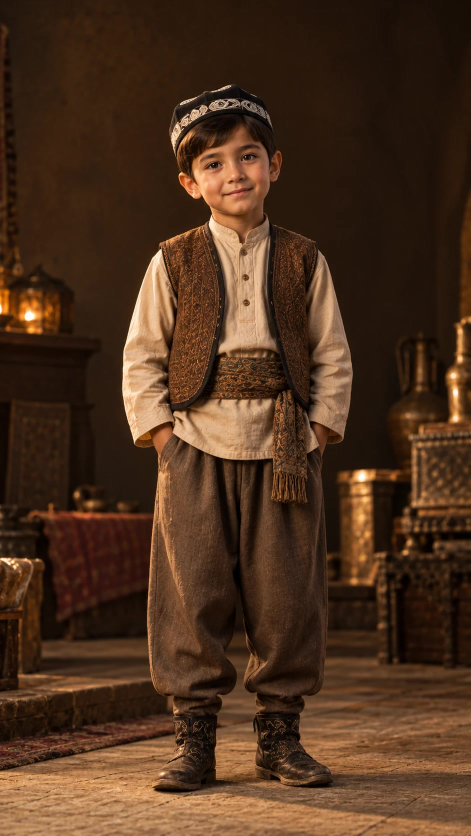
#> input picture video/vaqt/img/ref_aziz.jpg, 941 x 1672 px (shown at 1/2 size)
$ python xotira.py ../img/ref_aziz.jpg ../img/ref_hoji.jpg
#> lines starting #> are read from the running program, lines starting #| are printed output that depends on the picture; after the words box and inside, x2 and y2 are one past the last pixel; in counts of white or black regions, pixels touching at a corner belong together
import cv2, numpy as np, sys, os, subprocess
src, out = sys.argv[1], sys.argv[2]
W,H,F,D=720,1280,30,6.2
im=cv2.resize(cv2.imread(src),(W,H)).astype(np.float32)/255
g=cv2.cvtColor((im*255).astype(np.uint8),cv2.COLOR_BGR2GRAY).astype(np.float32)/255
g=np.clip((g-0.05)*1.25,0,1)**0.9
dark=np.array([10,18,32])/255; gold=np.array([90,200,255])/255; light=np.array([200,240,255])/255
duo=np.where(g[...,None]<0.6, dark+(gold-dark)*(g[...,None]/0.6), gold+(light-gold)*((g[...,None]-0.6)/0.4))*0.85
bl=cv2.GaussianBlur(duo,(0,0),18); duo=duo+np.clip(bl-0.45,0,1)*0.8
#> after `bl = cv2.GaussianBlur(duo, (0, 0), 18)`:
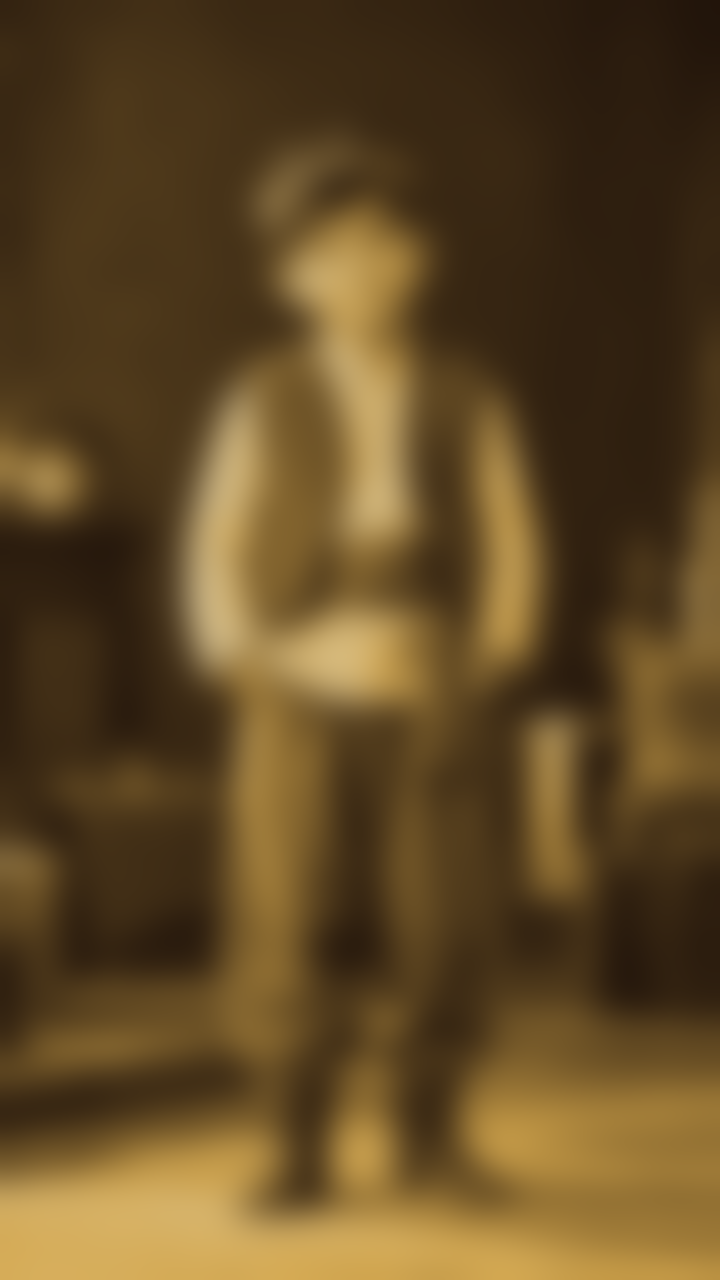
#> bl: shape (1280, 720, 3) float64; mean of channels 0, 1, 2 0.145, 0.289, 0.381; drawn as B, G, R
yy,xx=np.mgrid[:H,:W]; v=1-np.clip(((xx-W/2)/(W*0.75))**2+((yy-H/2)/(H*0.7))**2,0,1); duo*= (0.35+0.65*v[...,None])
# katta konturlar
b=cv2.GaussianBlur((g*255).astype(np.uint8),(0,0),3); e=cv2.Canny(b,30,70)
#> after `b = cv2.GaussianBlur((g * 255).astype(np.uint8), (0, 0), 3)`:
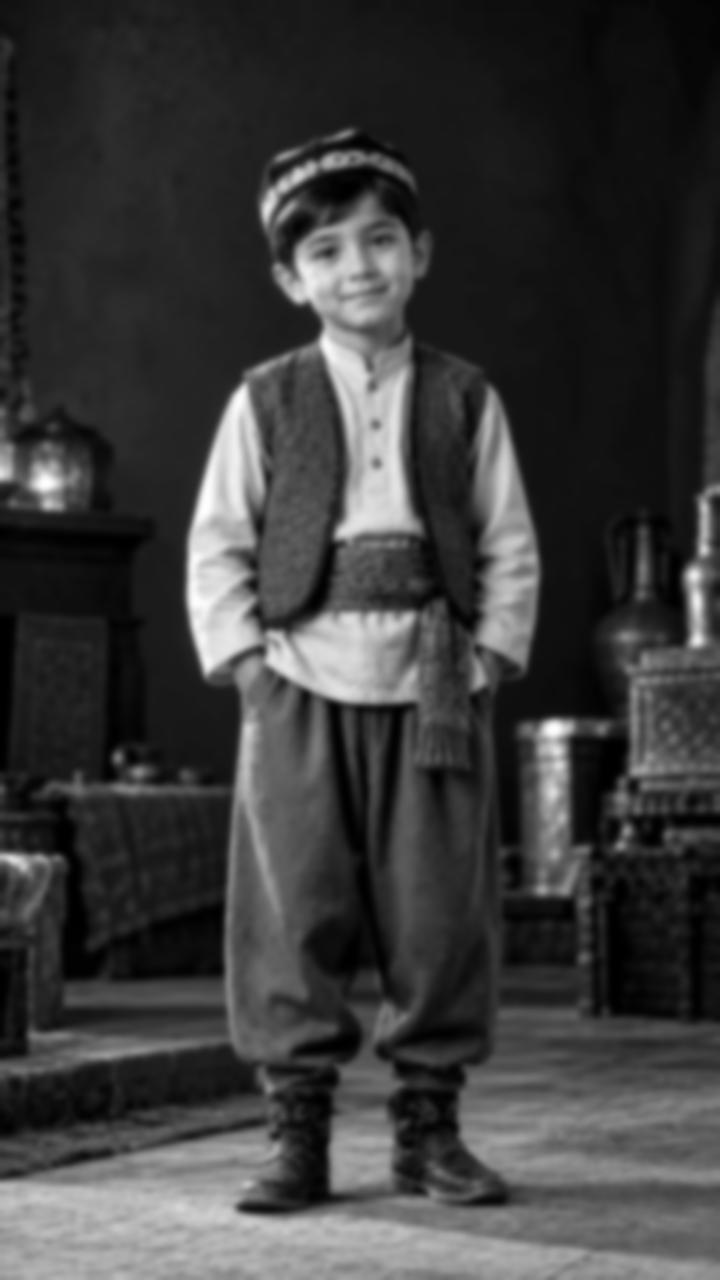
#> b: shape (1280, 720); min 0, max 254, mean 59.7
#> after `e = cv2.Canny(b, 30, 70)`:
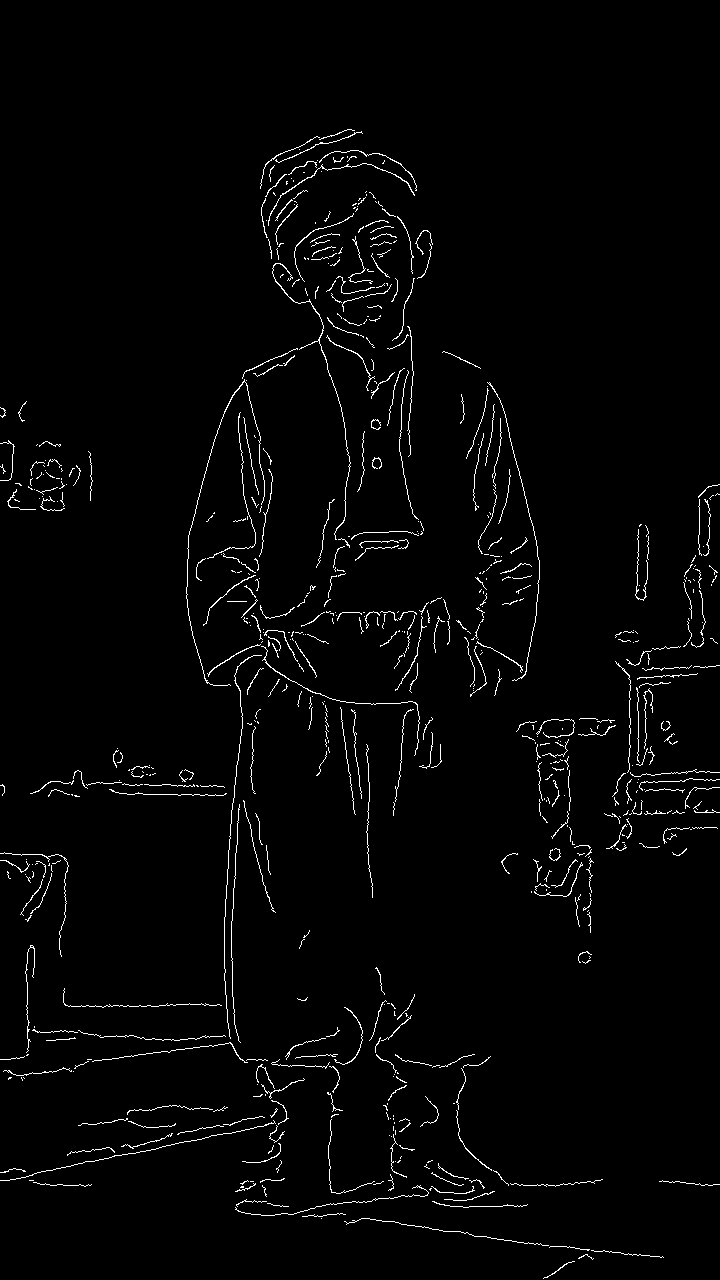
#> e: shape (1280, 720); 2.1% white in thin lines or dots, all inside (x1, y1, x2, y2) = (0, 129, 720, 1279)
n,lab,st,_=cv2.connectedComponentsWithStats(e,8); keep=np.isin(lab,[i for i in range(1,n) if st[i,4]>150]).astype(np.float32)
#> after `n, lab, st, _ = cv2.connectedComponentsWithStats(e, 8)`:
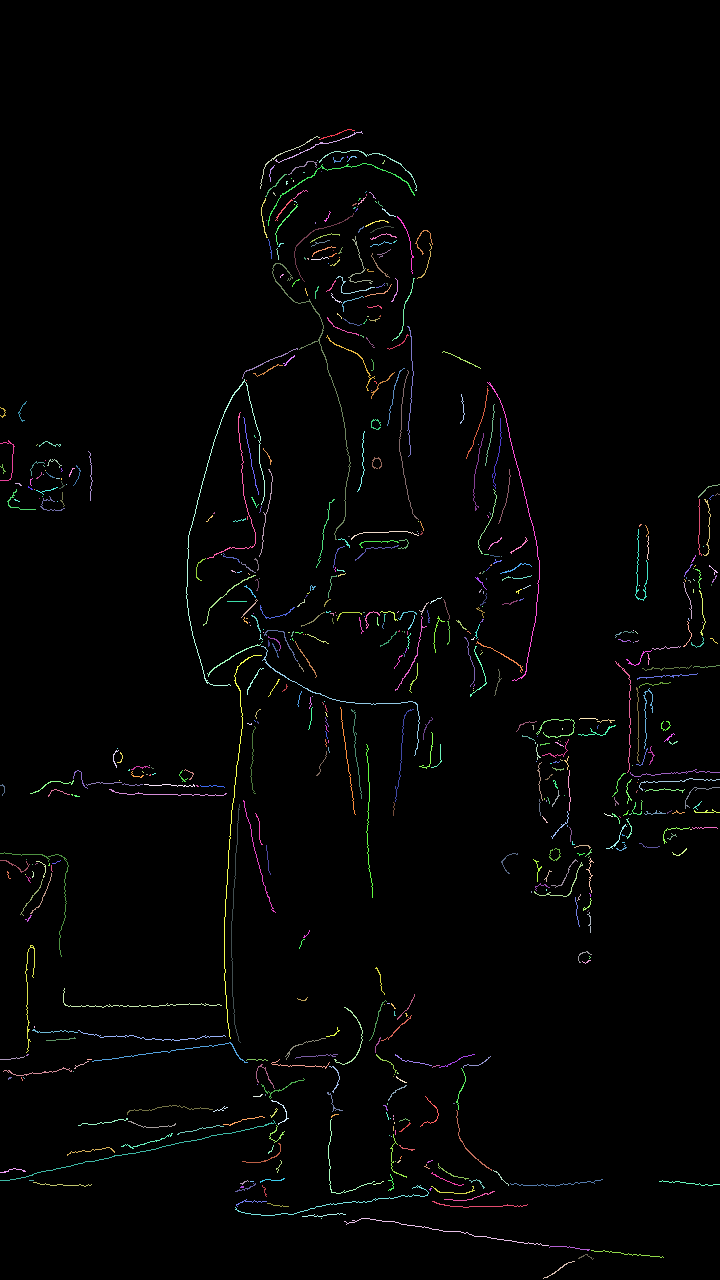
#> lab: shape (1280, 720) int32; 660 distinct labels, from 0 to 659; one colour per label, 0 black
#> after `n, lab, st, _ = cv2.connectedComponentsWithStats(e, 8)`: n = 660; st = 660 rows, first 6: [0, 0, 720, 1280, 902690], [319, 129, 36, 11, 40], [275, 131, 88, 32, 108], [260, 136, 60, 53, 92], [299, 149, 1, 1, 1], [319, 150, 98, 41, 135]
#> after `keep = np.isin(lab, [i for i in range(1, n) if st[i, 4] > 150]).astype`: keep: shape (1280, 720) float32; values 0 (black) and 1 (white), 0.47% white in thin lines or dots, all inside (x1, y1, x2, y2) = (0, 163, 549, 1246)
rng=np.random.default_rng(5)
order=(xx/W*0.5+yy/H*0.5)+rng.random((H,W))*0.08          # chizish tartibi (diagonal)
noise=cv2.GaussianBlur(rng.random((H,W)).astype(np.float32),(0,0),6); noise=(noise-noise.min())/(noise.max()-noise.min())
dis=0.55*noise+0.45*(yy/H)
P=70000
pi=rng.integers(0,H*W,P); py,px=pi//W,pi%W; pc=duo[py,px]; pd=dis[py,px]; pv=rng.random(P)
os.makedirs(out+'_f',exist_ok=True)
E=lambda u: np.clip(u,0,1)**2*(3-2*np.clip(u,0,1))
for k in range(int(D*F)):
    t=k/F; fr=np.zeros((H,W,3),np.float32); fr[:]=dark*0.6
    dr=E(t/1.3)                                   # 0–1.3 s chiziq chiziladi
    lm=keep*(order<dr*1.05)
    ph=E((t-1.0)/1.0)                              # 1–2 s rasm ochiladi
    dz=E((t-3.4)/2.0)                              # 3.4–5.1 s qumga aylanadi
    alive=(dis>dz*1.05).astype(np.float32) if dz>0 else 1
    z=1+0.04*min(t,3.4)/3.4                        # sekin push-in
    M=cv2.getRotationMatrix2D((W/2,H/2),0,z)
    img=cv2.warpAffine(duo,M,(W,H)); lmz=cv2.warpAffine(lm,M,(W,H))
    glow=cv2.GaussianBlur(lmz,(0,0),4)*1.3+cv2.GaussianBlur(lmz,(0,0),12)
    lay=img*ph+lmz[...,None]*light*(1-0.5*ph)+glow[...,None]*gold*(0.9-0.5*ph)
    fr=fr*(1-ph*0) + lay*(alive[...,None] if dz>0 else 1)
    if dz>0:
        go=pd<dz*1.05; tt=np.clip((t-3.4)-pd*2.0,0,None)
        sx=(px+np.sin(pv*20+t*3)*12*tt).astype(int); sy=(py+ (120+260*pv)*tt*tt*1.6 + 30*tt).astype(int)
        ok=go&(sx>=0)&(sx<W)&(sy>=0)&(sy<H)&(tt<2.5)
        c=pc[ok]*1.2+gold*0.5
        for dx,dy in ((0,0),(1,0),(0,1),(1,1)):
            fr[np.clip(sy[ok]+dy,0,H-1),np.clip(sx[ok]+dx,0,W-1)]=np.maximum(fr[np.clip(sy[ok]+dy,0,H-1),np.clip(sx[ok]+dx,0,W-1)],c)
    fr+=(rng.random((H,W,1))-0.5)*0.04
    cv2.imwrite(f'{out}_f/{k:04d}.jpg',(np.clip(fr,0,1)*255).astype(np.uint8))
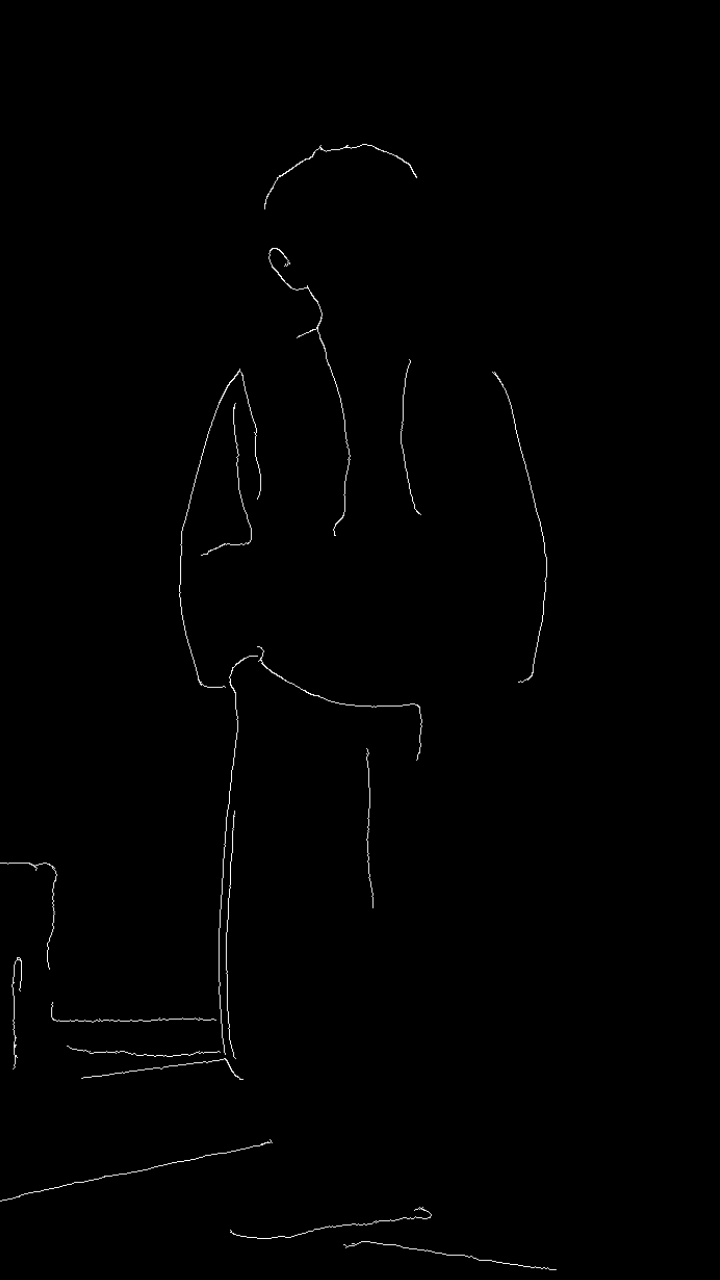
#> lmz: shape (1280, 720) float32; min 0, max 1, mean 0.00509
subprocess.run(['ffmpeg','-loglevel','error','-y','-framerate',str(F),'-i',f'{out}_f/%04d.jpg','-c:v','libx264','-crf','20','-pix_fmt','yuv420p',out],check=True)
#> (this line was passed over: subprocess is not available in this run)
